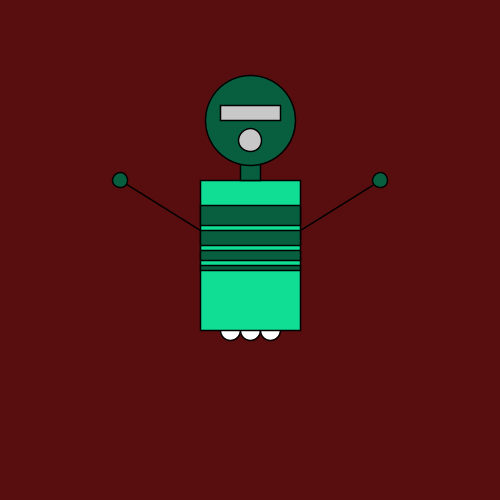
Frame 1 (no input)
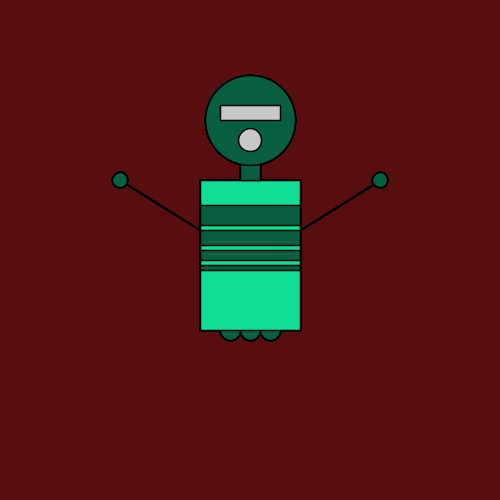
Frame 60 (the mouse pressed at the canvas centre just before this capture)
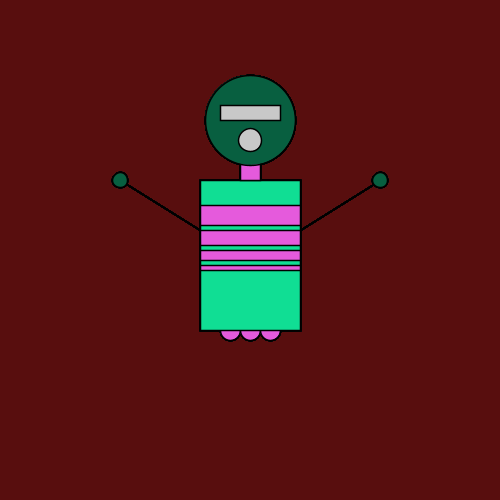
Frame 120 (the mouse held since frame 60 and released just before this capture)

The Processing sketch that drew these frames (run headless with seeded random() and noise(); from frame 60 on, the mouse is pressed at the canvas centre):

// Processing sketch: processing_57131
// ── processing_57131.pde


int x = 200;   //x-coordinate
int y = 180; // y-coordinate
int bodyHeight = 150; //body height
int neckHeight = 20; //neck height
int radius = 45; // head radius
int ny = y- bodyHeight - neckHeight - radius; // Neck Y

  
    void setup() {
  size(500,500);
  background(88, 14, 14);
  smooth();
  strokeWeight(1.5);
  
  }
  
  void draw() {
    if(mousePressed) {
      fill(229,90,220);
      rect(220,110,60,15);
      
    }
       
  
  ellipse(x+30,y+150,20, 20); // 1st wheel 
  ellipse(x+50, y+150, 20, 20);// 2nd Wheel    
  ellipse(x+70, y+150, 20, 20); // 3rd Wheel
  
  
  fill(16,222,148); // colour of body
  rect(x, y, 100, bodyHeight); // body
  fill(8,95,64);
   if (mousePressed) {
    fill (229,90,220);}
  rect(x, y+25,100,20);//body stripes:
  rect(x, y +50, 100,15);
  rect(x, y+70, 100,10);
  rect(x, y+85,100,5); 
 
  

  rect(x+40, y-20, 20, neckHeight);// neck 
  fill(8,95,64); //colour of head
  ellipse(x+50,y-60,90,90); //head
 
  
  line(x ,y+50,120,180); //left arm
  ellipse(x-80 ,y,15,15); // left hand
  line(x + 100,y+ 50,380,180); //right arm
  ellipse(x+180,y,15,15); //right hand
  
  fill(200); // eyes fill
  rect(x + 20,y-75,60,15); //eyes shape
  ellipse(x +50 ,y-40,23,23);//mouth circle
  fill(8,95,64);
 
  
  
  }
  
 
  
